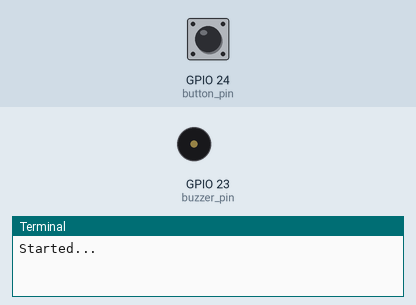
Recording of a program running on a simulated Raspberry Pi (BCM pin numbers). Shown: buzzer (waves = sounding), the last lines printed to the terminal. Inputs (shaded band) come from the test bench; at power-on: GPIO 24 (button_pin) HIGH.

Above: at 1.2 s.
1.3 s: GPIO 24 (button_pin) pulled LOW for 0.15 s
At 2.0 s:
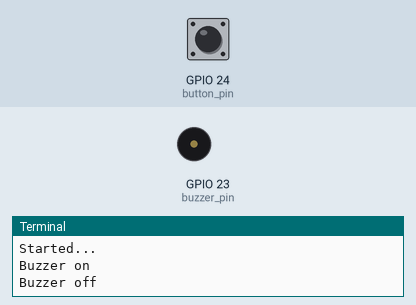
3.1 s: GPIO 24 (button_pin) pulled LOW for 3.2 s
At 3.9 s:
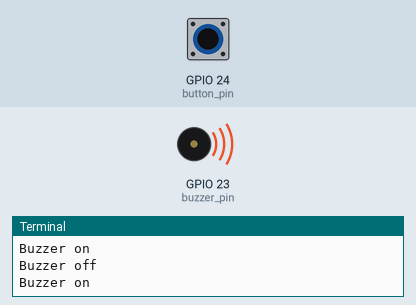
Timing chart, 0 to 8.0 s (numbered marks = the images above; inputs shaded):
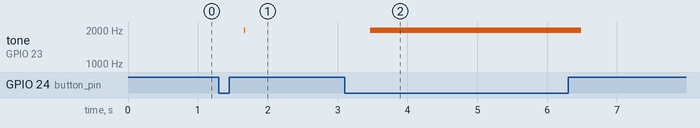

The program:

007-passive-buzzer.py
```python
import RPi.GPIO as GPIO
import time
import math

buzzer_pin = 23
button_pin = 24

buzzer_on = False
buzzer_pwm = None


def init():
    global buzzer_pwm
    GPIO.setmode(GPIO.BCM)
    GPIO.setup(buzzer_pin, GPIO.OUT)
    GPIO.setup(button_pin, GPIO.IN, pull_up_down=GPIO.PUD_UP)
    buzzer_pwm = GPIO.PWM(buzzer_pin, 1)
    buzzer_pwm.start(0)


def loop():
    global buzzer_on
    while True:
        if GPIO.input(button_pin) == GPIO.LOW:
            start_beep()
            if not buzzer_on:
                buzzer_on = True
                print("Buzzer on")
        else:
            stop_beep()
            if buzzer_on:
                buzzer_on = False
                print("Buzzer off")
        time.sleep(0.01)


def start_beep():
    buzzer_pwm.start(50)
    for x in range(0, 361):
        sin_value = math.sin(x * (math.pi / 180.0))
        tone_value = 2000 + sin_value * 500
        buzzer_pwm.ChangeFrequency(tone_value)
        time.sleep(0.001)


def stop_beep():
    buzzer_pwm.stop()


def destroy():
    GPIO.cleanup()


if __name__ == "__main__":
    print("Started...")
    init()
    try:
        loop()
    except KeyboardInterrupt:
        print("Stopped after a keyboard interrupt...")
    finally:
        destroy()
```

Measured:
- after the input at 1.3 s, tone on GPIO 23 (buzzer_pin): silent → 1999 Hz after 0.37 s, → silent 0.01 s later
- after the input at 3.1 s, tone on GPIO 23 (buzzer_pin): silent → 1999 Hz after 0.37 s, → silent 3.0 s later
